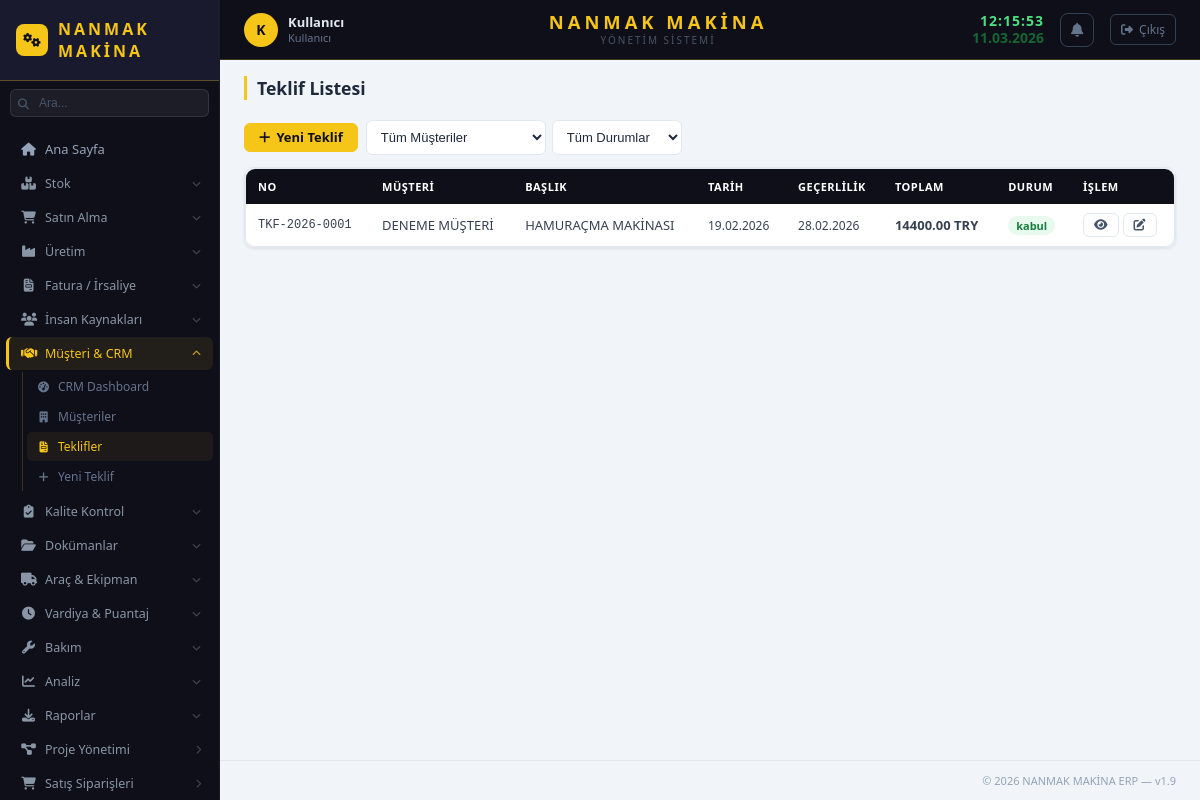
Page /crm/teklifler (signed in) on the committed database.
### app/stok/models/sistem_ayar.py (models this page shows, shortened)
class SistemAyar(db.Model):
    __tablename__ = 'sistem_ayar'
    id = db.Column(db.Integer, primary_key=True, autoincrement=True)
    anahtar = db.Column(db.String(100), unique=True, nullable=False)
    deger = db.Column(db.Text)
    aciklama = db.Column(db.String(200))
    guncelleme = db.Column(db.String(30), default=lambda: datetime.now().strftime('%d.%m.%Y %H:%M'))
    @staticmethod
    def get(anahtar, varsayilan=''):
        ayar = SistemAyar.query.filter_by(anahtar=anahtar).first()
        return ayar.deger if ayar else varsayilan

### app/crm/models/crm.py (models this page shows, shortened)
class Teklif(db.Model):
    __tablename__ = 'teklif'
    id = db.Column(db.Integer, primary_key=True, autoincrement=True)
    teklif_no = db.Column(db.String(30), unique=True, nullable=False)
    musteri_id = db.Column(db.Integer, db.ForeignKey('musteri.id'), nullable=False)
    baslik = db.Column(db.String(200))
    tarih = db.Column(db.String(20), nullable=False, default=_simdi)
    gecerlilik = db.Column(db.String(20))
    para_birimi = db.Column(db.String(10), default='TRY')
    kdv_orani = db.Column(db.Float, default=20)
    toplam_tutar = db.Column(db.Float, default=0)
    kdv_tutari = db.Column(db.Float, default=0)
    genel_toplam = db.Column(db.Float, default=0)
    durum = db.Column(db.String(30), default='taslak')  # taslak|gonderildi|kabul|red|iptal
    notlar = db.Column(db.Text)
    olusturan_id = db.Column(db.Integer, nullable=True)
    olusturma_tarihi = db.Column(db.String(20), default=_simdi)
    satirlar = db.relationship('TeklifSatir', backref='teklif', lazy=True, cascade='all, delete-orphan')

class Musteri(db.Model):
    __tablename__ = 'musteri'
    id = db.Column(db.Integer, primary_key=True, autoincrement=True)
    musteri_kodu = db.Column(db.String(30), unique=True, nullable=False)
    unvan = db.Column(db.String(150), nullable=False)
    tur = db.Column(db.String(20), default='firma')  # firma | bireysel
    vergi_no = db.Column(db.String(20))
    vergi_dairesi = db.Column(db.String(100))
    telefon = db.Column(db.String(20))
    email = db.Column(db.String(150))
    website = db.Column(db.String(150))
    adres = db.Column(db.Text)
    sehir = db.Column(db.String(50))
    ulke = db.Column(db.String(50), default='Türkiye')
    yetkili_ad = db.Column(db.String(100))
    yetkili_tel = db.Column(db.String(20))
    yetkili_email = db.Column(db.String(150))
    odeme_vadesi = db.Column(db.Integer, default=30)
    para_birimi = db.Column(db.String(10), default='TRY')
    kredi_limiti = db.Column(db.Float, default=0)
    sektor = db.Column(db.String(100))
    notlar = db.Column(db.Text)
    aktif = db.Column(db.Integer, default=1)
    olusturma_tarihi = db.Column(db.String(20), default=_simdi)
    teklifler = db.relationship('Teklif', backref='musteri', lazy=True)

### app/crm/routes/crm_routes.py (the view)
@crm_bp.route('/teklifler')
def teklif_liste():
    musteri_id = request.args.get('musteri_id', '', type=int)
    durum = request.args.get('durum', '')
    query = Teklif.query
    if musteri_id:
        query = query.filter_by(musteri_id=musteri_id)
    if durum:
        query = query.filter_by(durum=durum)
    teklifler = query.order_by(Teklif.id.desc()).all()
    musteriler = Musteri.query.filter_by(aktif=1).order_by(Musteri.unvan).all()
    return render_template('crm/teklif_liste.html',
        teklifler=teklifler, musteriler=musteriler,
        secili_musteri=musteri_id, secili_durum=durum)

### app/__init__.py (called while the page is built)
def login_gerekli_mi(endpoint, path):
    for acik in ACIK_URLLAR:
        if path.startswith(acik):
            return False
    return True

### app/kullanici/models/kullanici.py (called while the page is built)
    def birincil_rol(self):
        if self.roller:
            return self.roller[0].rol
        return None

    def admin_mi(self):
        for kr in self.roller:
            if kr.rol and kr.rol.rol_adi == 'admin':
                return True
        return False

### app/crm/templates/crm/teklif_liste.html (shortened to what this page needs)
{% extends "base.html" %}
{% block page_title %}Teklif Listesi{% endblock %}
{% block content %}
<div style="display:flex;gap:8px;margin-bottom:12px;flex-wrap:wrap;align-items:center;">
    <a href="{{ url_for('crm.teklif_form') }}" class="btn btn-primary"><i class="fas fa-plus"></i> Yeni Teklif</a>
    <form method="GET" style="display:flex;gap:6px;flex-wrap:wrap;">
        <select name="musteri_id" class="form-select" style="width:180px;" onchange="this.form.submit()">
            <option value="">Tüm Müşteriler</option>
        </select>
        <select name="durum" class="form-select" style="width:130px;" onchange="this.form.submit()">
            <option value="">Tüm Durumlar</option>
        </select>
    </form>
</div>
<div class="card">
    <div class="table-container">
        <table class="data-table">
            <thead><tr><th>No</th><th>Müşteri</th><th>Başlık</th><th>Tarih</th><th>Geçerlilik</th><th>Toplam</th><th>Durum</th><th>İşlem</th></tr></thead>
            <tbody>
            {% for t in teklifler %}
            <tr>
                <td style="font-family:monospace;font-size:12px;">{{ t.teklif_no }}</td>
                <td>{{ t.musteri.unvan if t.musteri else '?' }}</td>
                <td style="font-weight:500;">{{ t.baslik or '—' }}</td>
                <td style="font-size:12px;">{{ t.tarih }}</td>
                <td style="font-size:12px;">{{ t.gecerlilik or '—' }}</td>
                <td style="font-weight:700;">{{ "%.2f"|format(t.genel_toplam) }} {{ t.para_birimi }}</td>
                <td>
                    <span class="status-badge {% if t.durum=='kabul' %}acik{% elif t.durum in ('red','iptal') %}iptal{% elif t.durum=='gonderildi' %}beklemede{% endif %}">
                        {{ t.durum }}
                    </span>
                </td>
                <td style="display:flex;gap:4px;">
                    <a href="{{ url_for('crm.teklif_detay', id=t.id) }}" class="btn btn-ghost btn-sm"><i class="fas fa-eye"></i></a>
                    <a href="{{ url_for('crm.teklif_form', id=t.id) }}" class="btn btn-ghost btn-sm"><i class="fas fa-edit"></i></a>
                </td>
            </tr>
            {% else %}
            <tr><td colspan="8" style="text-align:center;padding:24px;color:var(--gri);">Teklif bulunamadı</td></tr>
            {% endfor %}
            </tbody>
        </table>
    </div>
</div>
{% endblock %}

### app/stok/templates/base.html (shortened to what this page needs)
<!DOCTYPE html>
<html lang="tr">
<head>
    <link rel="stylesheet" href="{{ url_for('static', filename='css/main.css') }}">
    <link rel="stylesheet" href="https://cdnjs.cloudflare.com/ajax/libs/font-awesome/6.4.0/css/all.min.css">
</head>
<body>
<aside class="sidebar">
    <div class="sidebar-logo">
        {% if firma_logo %}
        <img src="{{ url_for('static', filename='img/' + firma_logo) }}"
             alt="{{ firma_adi }}" style="height:36px;max-width:140px;object-fit:contain;">
        {% else %}
        <span class="sidebar-logo-icon"><i class="fas fa-cogs"></i></span>
        <span class="sidebar-logo-text">{{ firma_adi }}</span>
        {% endif %}
    </div>
    <div class="sidebar-arama">
        <i class="fas fa-search sidebar-arama-ikon"></i>
        <input type="text" id="global-arama" placeholder="Ara..." autocomplete="off">
    </div>
    <nav class="sidebar-nav">
        <a href="/" class="nav-item {% if request.path == '/' %}active{% endif %}">
            <i class="fas fa-home"></i><span>Ana Sayfa</span>
        </a>
        <div class="nav-group">
            <div class="nav-group-title" id="btn-stok-menu">
                <i class="fas fa-boxes ng-icon"></i>
                <span class="ng-label">Stok</span>
                <i class="fas fa-chevron-down ng-arrow"></i>
            </div>
        </div>
        <div class="nav-group">
            <div class="nav-group-title" id="btn-satin-menu">
                <i class="fas fa-shopping-cart ng-icon"></i>
                <span class="ng-label">Satın Alma</span>
                <i class="fas fa-chevron-down ng-arrow"></i>
            </div>
        </div>
        <div class="nav-group">
            <div class="nav-group-title" id="btn-uretim-menu">
                <i class="fas fa-industry ng-icon"></i>
                <span class="ng-label">Üretim</span>
                <i class="fas fa-chevron-down ng-arrow"></i>
            </div>
        </div>
        <div class="nav-group">
            <div class="nav-group-title" id="btn-fatura-menu">
                <i class="fas fa-file-invoice ng-icon"></i>
                <span class="ng-label">Fatura / İrsaliye</span>
                <i class="fas fa-chevron-down ng-arrow"></i>
            </div>
        </div>
        {% if session.get('admin') or yetki.get('ik') %}
        <div class="nav-group">
            <div class="nav-group-title" id="btn-ik-menu">
                <i class="fas fa-users ng-icon"></i>
                <span class="ng-label">İnsan Kaynakları</span>
                <i class="fas fa-chevron-down ng-arrow"></i>
            </div>
        </div>
        {% endif %}
        {% if aktif_moduller.get('crm') %}
        <div class="nav-group">
            <div class="nav-group-title" id="btn-crm-menu">
                <i class="fas fa-handshake ng-icon"></i>
                <span class="ng-label">Müşteri & CRM</span>
                <i class="fas fa-chevron-down ng-arrow"></i>
            </div>
            <div id="crm-menu" class="nav-submenu">
                <a href="{{ url_for('crm.crm_dashboard') }}"><i class="fas fa-tachometer-alt"></i> CRM Dashboard</a>
                <a href="{{ url_for('crm.musteri_liste') }}"><i class="fas fa-building"></i> Müşteriler</a>
                <a href="{{ url_for('crm.teklif_liste') }}"><i class="fas fa-file-invoice"></i> Teklifler</a>
                <a href="{{ url_for('crm.teklif_form') }}"><i class="fas fa-plus"></i> Yeni Teklif</a>
            </div>
        </div>
        {% endif %}
        {% if aktif_moduller.get('kalite') %}
        <div class="nav-group">
            <div class="nav-group-title" id="btn-kalite-menu">
                <i class="fas fa-clipboard-check ng-icon"></i>
                <span class="ng-label">Kalite Kontrol</span>
                <i class="fas fa-chevron-down ng-arrow"></i>
            </div>
        </div>
        {% endif %}
        {% if aktif_moduller.get('dokuman') %}
        <div class="nav-group">
            <div class="nav-group-title" id="btn-dokuman-menu">
                <i class="fas fa-folder-open ng-icon"></i>
                <span class="ng-label">Dokümanlar</span>
                <i class="fas fa-chevron-down ng-arrow"></i>
            </div>
        </div>
        {% endif %}
        {% if aktif_moduller.get('arac') %}
        <div class="nav-group">
            <div class="nav-group-title" id="btn-arac-menu">
                <i class="fas fa-truck ng-icon"></i>
                <span class="ng-label">Araç & Ekipman</span>
                <i class="fas fa-chevron-down ng-arrow"></i>
            </div>
        </div>
        {% endif %}
        {% if aktif_moduller.get('vardiya') %}
        <div class="nav-group">
            <div class="nav-group-title" id="btn-vardiya-menu">
                <i class="fas fa-clock ng-icon"></i>
                <span class="ng-label">Vardiya & Puantaj</span>
                <i class="fas fa-chevron-down ng-arrow"></i>
            </div>
        </div>
        {% endif %}
        {% if aktif_moduller.get('bakim') %}
        <div class="nav-group">
            <div class="nav-group-title" id="btn-bakim-menu">
                <i class="fas fa-wrench ng-icon"></i>
                <span class="ng-label">Bakım</span>
                <i class="fas fa-chevron-down ng-arrow"></i>
            </div>
        </div>
        {% endif %}
        <div class="nav-group">
            <div class="nav-group-title" id="btn-analiz-menu">
                <i class="fas fa-chart-line ng-icon"></i>
                <span class="ng-label">Analiz</span>
                <i class="fas fa-chevron-down ng-arrow"></i>
            </div>
        </div>
        <div class="nav-group">
            <div class="nav-group-title" id="btn-rapor-menu">
                <i class="fas fa-download ng-icon"></i>
                <span class="ng-label">Raporlar</span>
                <i class="fas fa-chevron-down ng-arrow"></i>
            </div>
        </div>
        {% if aktif_moduller.get('proje') %}
        <div class="nav-group">
            <div class="nav-group-title" id="btn-proje-menu">
                <i class="fas fa-project-diagram ng-icon"></i>
                <span class="ng-label">Proje Yönetimi</span>
                <i class="fas fa-chevron-right ng-arrow"></i>
            </div>
        </div>
        {% endif %}
        {% if aktif_moduller.get('siparis') %}
        <div class="nav-group">
            <div class="nav-group-title" id="btn-siparis-menu">
                <i class="fas fa-shopping-cart ng-icon"></i>
                <span class="ng-label">Satış Siparişleri</span>
                <i class="fas fa-chevron-right ng-arrow"></i>
            </div>
        </div>
        {% endif %}
    </nav>
</aside>
<div class="main-wrapper">
    <header class="top-header">
        <div class="header-left">
            <a href="{{ url_for('kullanici.profil') }}" class="header-user" title="Profilim" style="text-decoration:none;">
                <div class="header-user-avatar">{{ session.get('tam_ad', 'K')[:1] | upper }}</div>
                <div class="header-user-info">
                    <span class="header-user-name">{{ session.get('tam_ad', 'Kullanıcı') }}</span>
                    <span class="header-user-role">{% if session.get('admin') %}Admin{% else %}Kullanıcı{% endif %}</span>
                </div>
            </a>
        </div>
        <div class="header-center">
            <div class="header-firma">{{ firma_adi }}</div>
            <div class="header-firma-alt">{{ firma_alt_baslik }}</div>
        </div>
        <div class="header-right">
            <div class="header-datetime">
                <span class="header-saat" id="header-saat">--:--:--</span>
                <span class="header-tarih" id="header-tarih">--.--.----</span>
            </div>
            <div class="bildirim-wrapper" id="bildirim-wrapper">
                <button class="bildirim-btn" onclick="toggleBildirimler()" title="Bildirimler">
                    <i class="fas fa-bell"></i>
                </button>
            </div>
            <a href="{{ url_for('kullanici.cikis') }}" class="header-cikis" title="Çıkış Yap">
                <i class="fas fa-sign-out-alt"></i>
                <span>Çıkış</span>
            </a>
        </div>
    </header>
    <div class="page-header">
        <h2 class="page-title">{% block page_title %}{% endblock %}</h2>
    </div>
    <main class="main-content">
        {% block content %}{% endblock %}
    </main>
    <footer class="footer">
        <span>© 2026 {{ firma_adi }} ERP — v1.9</span>
    </footer>
</div>
</body>
</html>

### app/stok/templates/base.html (style rules this page uses)
.bildirim-wrapper { position: relative; }
.bildirim-btn { background: none; border: 1px solid #334155; color: #64748b; width: 34px; height: 34px; border-radius: 8px; cursor: pointer; display: flex; align-items: center; justify-content: center; font-size: 14px; transition: all 0.15s; position: relative; }
.sidebar-arama { padding: 8px 10px; position: relative; }
.sidebar-arama input { width: 100%; background: rgba(255,255,255,0.06); border: 1px solid rgba(255,255,255,0.1); border-radius: 6px; padding: 6px 8px 6px 28px; color: #94a3b8; font-size: 12px; outline: none; transition: all 0.15s; }
.sidebar-arama input::placeholder { color: #475569; }
.sidebar-arama-ikon { position: absolute; left: 18px; top: 50%; transform: translateY(-50%); color: #475569; font-size: 11px; pointer-events: none; }

### rows in the picture
SistemAyar: deger "NANMAK MAKİNA"
SistemAyar: deger "YÖNETIM SISTEMI"
Teklif: teklif_no "TKF-2026-0001", musteri "DENEME MÜŞTERİ", baslik "HAMURAÇMA MAKİNASI", tarih "19.02.2026", gecerlilik "28.02.2026", genel_toplam "14400.00", para_birimi "TRY", durum "kabul"

### other values in the picture
{{ session.get('tam_ad', 'K')[:1] | upper }} "K"
{{ session.get('tam_ad', 'Kullanıcı') }} "Kullanıcı"
